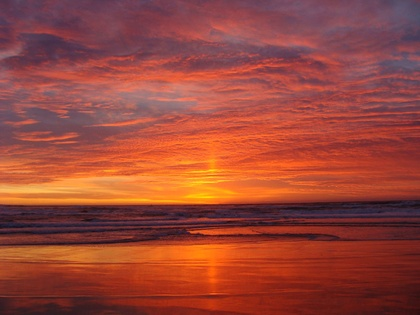
%> input picture ocean_sunset.jpg, 420 x 315 px, shrunk from 1000 x 750 before the run
$ octave shit.m   (GNU Octave 9; MATLAB toolbox functions it lacks are replaced by stand-ins)
%> lines starting %> are read from the running program, lines starting %| are printed output that depends on the picture
### kidding.m
function [ output ] = kidding( in )
%RGBTOLAB Summary of this function goes here
%   Detailed explanation goes here
    in = im2double(in);

    %R = double(in(:,:,1));
    %G = double(in(:,:,2));
    %B = double(in(:,:,3));

    R = (in(:,:,1));
    G = (in(:,:,2));
    B = (in(:,:,3));

    [rows, columns, numberOfColorChannels] = size(in);
    disp(rows);
    %R = double(R);
    %G = double(G);
    %B = double(B);

    imgSize = rows * columns;

    % Conjure up RGB matrix
    RGB = [reshape(R,1,imgSize);reshape(G,1,imgSize);reshape(B,1,imgSize)];

    % [9 lines of commented-out code are left out]
    mat = [0.3811 0.5783 0.0402; 0.1967 0.7244 0.0782; 0.0241 0.1288 0.8444];

    % Conjure up LMS matrix
    LMS = mat * RGB;
    disp(size(LMS));
    L = LMS(1,:);
    M = LMS(2,:);
    S = LMS(3,:);


    % [13 lines of commented-out code are left out]
    L = log(max(eps,L));
    M = log(max(eps,M));
    S = log(max(eps,S));


    % [16 lines of commented-out code are left out]
    mat2 = [1/sqrt(3) 0 0; 0 1/sqrt(6) 0; 0 0 1/sqrt(2)];
    mat3 = [1 1 1; 1 1 -2; 1 -1 0];
    LAB = mat2 * mat3 * [L;M;S];

    lamb = LAB(1,:);
    alpha = LAB(2,:);
    beta = LAB(3,:);

    % [23 lines of commented-out code are left out]

    lamb = reshape(lamb, rows, columns);
    alpha = reshape(alpha, rows, columns);
    beta = reshape(beta, rows, columns);

    output = cat(3,lamb, alpha, beta);
    % [28 lines of commented-out code are left out]


end

### right.m
function [ plastic ] = right( output )
    mat = [0.3811 0.5783 0.0402; 0.1967 0.7244 0.0782; 0.0241 0.1288 0.8444];
    mat2 = [1/sqrt(3) 0 0; 0 1/sqrt(6) 0; 0 0 1/sqrt(2)];
    mat3 = [1 1 1; 1 1 -2; 1 -1 0];
    omg = output;
    Lambrrr = omg(:,:,1);
    Alpharrr = omg(:,:,2);
    Betarrr = omg(:,:,3);
    [rowss, columnss, fuck] = size(omg);
    Lambrrrr = reshape(Lambrrr, 1, rowss * columnss);
    Alpharrrr = reshape(Alpharrr, 1, rowss * columnss);
    Betarrrr = reshape(Betarrr, 1, rowss * columnss);
    LLL = [Lambrrrr; Alpharrrr; Betarrrr];
    LMSr = (mat2 * mat3) \ LLL;
    Lrr = LMSr(1,:);
    Mrr = LMSr(2,:);
    Srr = LMSr(3,:);
    Lr = exp(Lrr);
    Mr = exp(Mrr);
    Sr = exp(Srr);
    RRR = mat \ [Lr; Mr; Sr];
    Rr = RRR(1,:);
    Gr = RRR(2,:);
    Br = RRR(3,:);
    Rr = reshape(Rr,rowss,columnss);
    Gr = reshape(Gr,rowss,columnss);
    Br = reshape(Br,rowss,columnss);
    plastic = cat(3, Rr, Gr, Br);
    %imshow(plastic);


end

### shit.m
% [5 lines of commented-out code are left out]
sourceImg = imread('ocean_sunset.jpg');
%> sourceImg is the input picture: size 315x420x3 uint8; mean R, G, B 152.6, 70.1, 57
targetImg = imread('ocean_day.jpg');
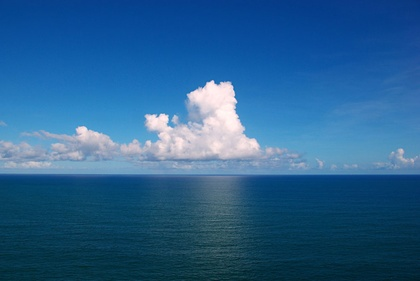
%> input picture ocean_day.jpg, 420 x 281 px, shrunk from 1000 x 669 before the run
%> targetImg is the input picture: size 281x420x3 uint8; mean R, G, B 41.4, 96.6, 143.2
%sourceImg = imread('11.jpg');
%targetImg = imread('12.jpg');

SImgLAB = kidding(sourceImg);
%| 315
%|         3   132300
TImgLAB = kidding(targetImg);
%| 281
%|         3   118020
imshow(SImgLAB);
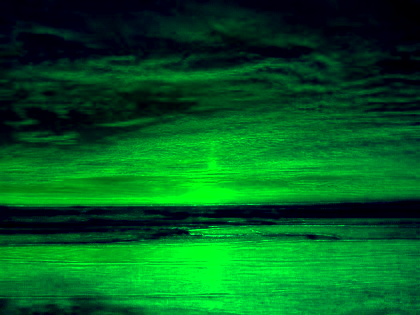
%> displayed picture: size 315x420x3, on the screen's scale of 0 to 255; mean R, G, B 0, 93.1, 31.4
%Extract L, A and B from LAB color space

SImgL = SImgLAB(:,:,1);
SImgA = SImgLAB(:,:,2);
SImgB = SImgLAB(:,:,3);


TImgL = TImgLAB(:,:,1);
TImgA = TImgLAB(:,:,2);
TImgB = TImgLAB(:,:,3);

%Get mean value for each channel

meanSL = mean2(SImgL);
%> meanSL = -2.13
meanSA = mean2(SImgA);
%> meanSA = 0.36
meanSB = mean2(SImgB);
%> meanSB = 0.123

meanTL = mean2(TImgL);
%> meanTL = -1.86
meanTA = mean2(TImgA);
%> meanTA = -0.445
meanTB = mean2(TImgB);
%> meanTB = -0.13


%Subtract mean from data points

noMeanSL = SImgL - meanSL;
noMeanSA = SImgA - meanSA;
noMeanSB = SImgB - meanSB;

%Calculate std deviation

stdLS = std2(SImgL);
%> stdLS = 0.634
stdAS = std2(SImgA);
%> stdAS = 0.315
stdBS = std2(SImgB);
%> stdBS = 0.0487

stdLT = std2(TImgL);
%> stdLT = 0.786
stdAT = std2(TImgA);
%> stdAT = 0.191
stdBT = std2(TImgB);
%> stdBT = 0.0568

%Scale values
LScaled = noMeanSL * stdLT/stdLS;
AScaled = noMeanSA * stdAT/stdAS;
BScaled = noMeanSB * stdBT/stdBS;

%Re-Add the averages computed by the photograph.
LScaled = LScaled + meanTL;
AScaled = AScaled + meanTA;
BScaled = BScaled + meanTB;

%Combine everything and covert back to RGB!
K = cat(3,LScaled,AScaled,BScaled);
%imshow(K);
K = right(K);
%> in right, `Rr = reshape(Rr,rowss,columnss);`:
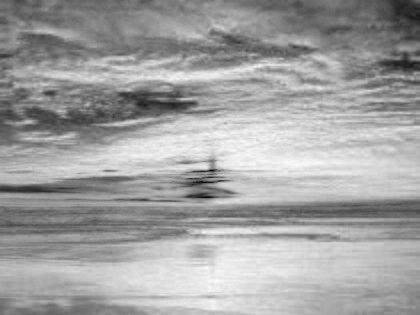
%> Rr: size 315x420 double; min -0.165, max 0.247, mean 0.0958; drawn with min black and max white
%> in right, `Gr = reshape(Gr,rowss,columnss);`:
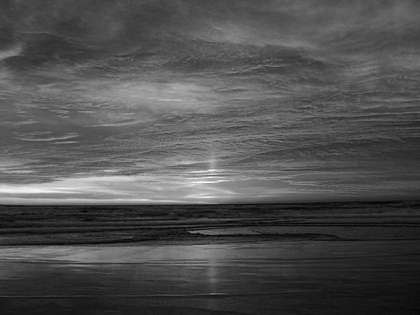
%> Gr: size 315x420 double; min 0.0153, max 1.2, mean 0.389; drawn with min black and max white
%> in right, `Br = reshape(Br,rowss,columnss);`:
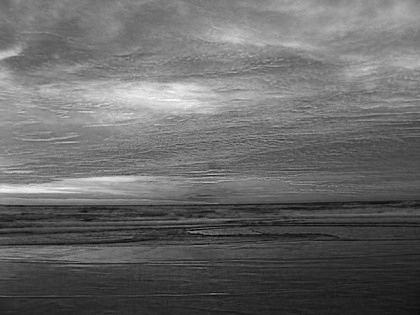
%> Br: size 315x420 double; min 0.0161, max 1.39, mean 0.582; drawn with min black and max white
%> in right, `plastic = cat(3, Rr, Gr, Br);`:
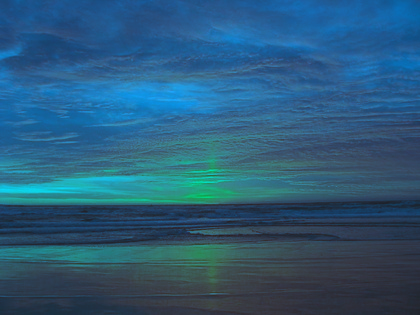
%> plastic: size 315x420x3 double; mean R, G, B 0.0958, 0.389, 0.582; drawn with min black and max white
imshow(K);
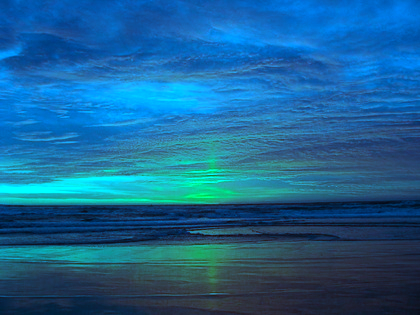
%> displayed picture: size 315x420x3, on the screen's scale of 0 to 255; mean R, G, B 25.1, 99.1, 147.5
